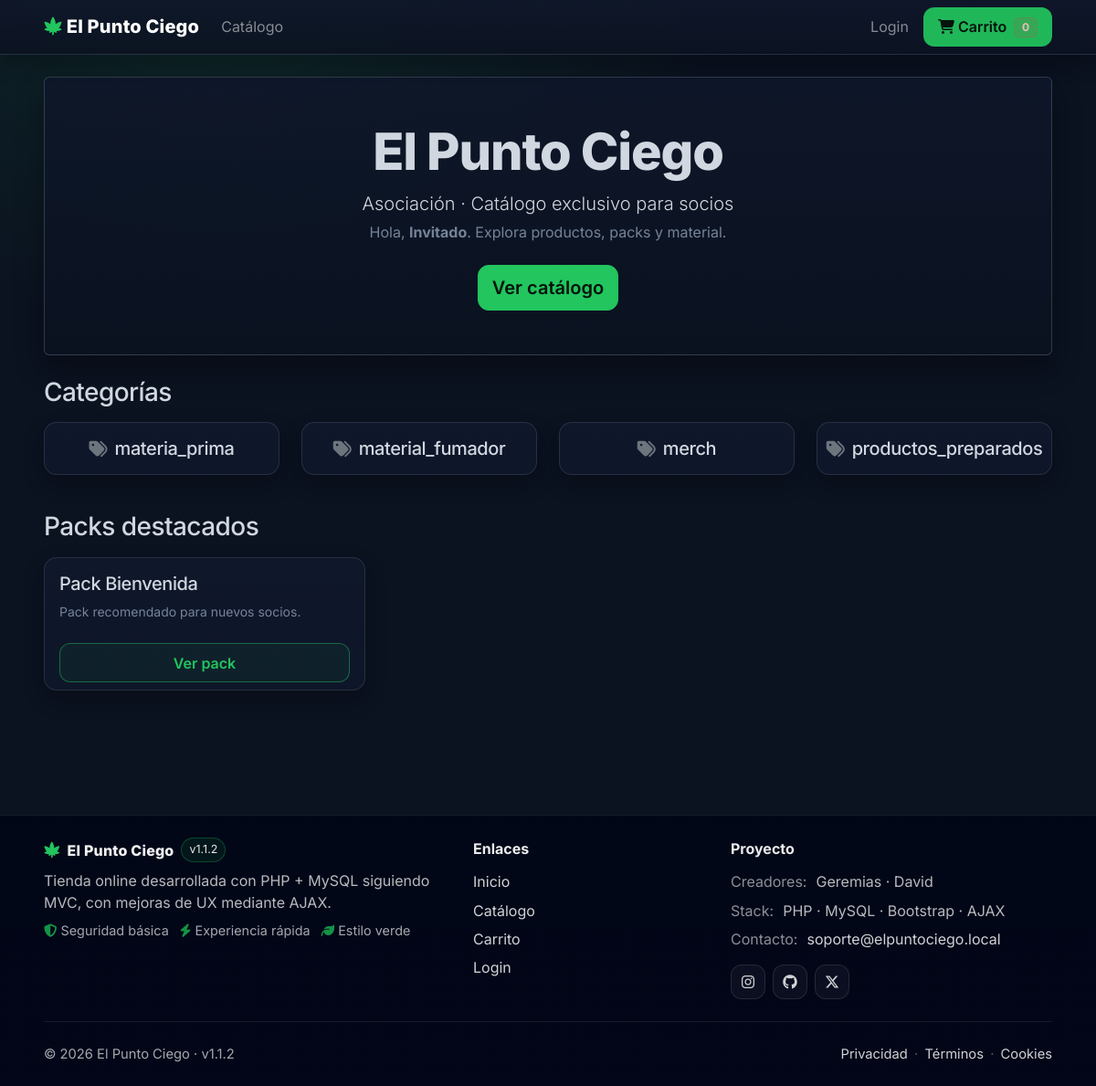
The page / on the database its author committed.
### tables this page shows
CREATE TABLE categories (
    id INT AUTO_INCREMENT,
    name VARCHAR(255) NOT NULL,
    parent_id INT NULL,
    image VARCHAR(255),
    tax_id INT NULL,
    date_create DATETIME NOT NULL DEFAULT CURRENT_TIMESTAMP,
    last_date DATETIME NULL,
    CONSTRAINT pk_categories PRIMARY KEY (id),
    CONSTRAINT fk_categories_parent
        FOREIGN KEY (parent_id) REFERENCES categories(id)
        ON DELETE SET NULL ON UPDATE CASCADE,
    CONSTRAINT fk_categories_tax
        FOREIGN KEY (tax_id) REFERENCES taxes(id)
        ON DELETE SET NULL ON UPDATE CASCADE
);

CREATE TABLE packs (
    id INT AUTO_INCREMENT,
    name VARCHAR(255) NOT NULL,
    parent_id INT NULL,
    image VARCHAR(255),
    date_create DATETIME NOT NULL DEFAULT CURRENT_TIMESTAMP,
    last_date DATETIME NULL,
    CONSTRAINT pk_packs PRIMARY KEY (id),
    CONSTRAINT fk_packs_parent
        FOREIGN KEY (parent_id) REFERENCES packs(id)
        ON DELETE SET NULL ON UPDATE CASCADE
);

### controller/home_controller.php (called while the page is built, shortened)
<?php
require_once 'model/CategoryModel.php';
require_once 'model/PackModel.php';
class HomeController {
    public function index() {
        $name = $_SESSION['user_name'] ?? 'Invitado';
        $categoryModel = new CategoryModel();
        $packModel = new PackModel();
        $categories = $categoryModel->getMainCategories();
        $packs = $packModel->getFeatured(6);
        require 'views/home.php';
        require 'views/layouts/main.php';
    }
}

### model/conectaDB.php (called while the page is built, shortened)
<?php
class DB {
	protected static $instance;
	public static function getInstance() {
		if(empty(self::$instance)) {
			$db_info = array(
				"db_host" => "localhost",
				"db_port" => "3306",
				"db_user" => "root",
				"db_pass" => "",
				"db_name" => "el_punto_ciego"
            );
			try {
				self::$instance = new PDO("mysql:host=".$db_info['db_host'].';port='.$db_info['db_port'].';dbname='.$db_info['db_name'], $db_info['db_user'], $db_info['db_pass']);
				self::$instance->setAttribute(PDO::ATTR_ERRMODE, PDO::ERRMODE_SILENT);
				self::$instance->query('SET NAMES utf8');
				self::$instance->query('SET CHARACTER SET utf8');
			} catch(PDOException $error) {
				echo $error->getMessage();
			}
		}
		return self::$instance;
	}
}
?>

### model/CategoryModel.php (called while the page is built, shortened)
<?php
require_once 'model/conectaDB.php';
class CategoryModel {
    private $db;
    public function __construct() {
        $this->db = DB::getInstance();
    }
    public function getMainCategories(): array {
        $sql = "SELECT id, name, image
                FROM categories
                WHERE parent_id IS NULL
                ORDER BY name ASC";
        $stmt = $this->db->prepare($sql);
        $stmt->execute();
        return $stmt->fetchAll(PDO::FETCH_ASSOC);
    }
}

### model/PackModel.php (called while the page is built, shortened)
<?php
require_once 'model/conectaDB.php';
class PackModel {
    private $db;
    public function __construct() {
        $this->db = DB::getInstance();
    }
    public function getFeatured(int $limit = 3): array {
        $limit = max(1, min($limit, 12));
        $sql = "SELECT id, name, image
                FROM packs
                ORDER BY date_create DESC
                LIMIT $limit";
        $stmt = $this->db->prepare($sql);
        $stmt->execute();
        return $stmt->fetchAll(PDO::FETCH_ASSOC);
    }
}

### views/home.php (the view)
<div class="p-5 mb-4 bg-light border rounded shadow-sm text-center">
    <h1 class="display-4 fw-bold">El Punto Ciego</h1>
    <p class="lead mb-1">Asociación · Catálogo exclusivo para socios</p>
    <p class="text-muted mb-4">Hola, <strong><?php echo htmlspecialchars($name); ?></strong>. Explora productos, packs y material.</p>
    <a class="btn btn-success btn-lg" href="index.php?c=product_list">Ver catálogo</a>
</div>
    <?php
        $categoryIcons = [
        'Materia prima'        => 'fa-seedling text-success',
        'Productos preparados' => 'fa-joint text-warning',
        'Material fumador'     => 'fa-fire text-danger',
        'Merch'                => 'fa-shirt text-primary',
        ];
    ?>
<h3 class="mb-3">Categorías</h3>
<div class="row">
  <?php foreach ($categories as $c): ?>
    <?php
      $iconClass = $categoryIcons[$c['name']] ?? 'fa-tags text-secondary';
    ?>
    <div class="col-md-3 mb-3">
      <a class="text-decoration-none"
         href="index.php?c=product_list&a=index&category=<?php echo (int)$c['id']; ?>">
        <div class="card shadow-sm h-100">
          <div class="card-body d-flex align-items-center justify-content-center gap-2">
            <i class="fa-solid <?php echo $iconClass; ?> fa-lg"></i>
            <h5 class="mb-0"><?php echo htmlspecialchars($c['name']); ?></h5>
          </div>
        </div>
      </a>
    </div>
  <?php endforeach; ?>
</div>
<h3 class="mt-4 mb-3">Packs destacados</h3>
<div class="row">
    <?php if (empty($packs)): ?>
        <div class="col-12">
            <div class="alert alert-info">Aún no hay packs disponibles.</div>
        </div>
    <?php else: ?>
        <?php foreach ($packs as $p): ?>
            <div class="col-md-4 mb-3">
                <div class="card shadow-sm h-100">
                    <div class="card-body">
                        <h5 class="card-title"><?php echo htmlspecialchars($p['name']); ?></h5>
                        <p class="text-muted small mb-0">Pack recomendado para nuevos socios.</p>
                    </div>
                    <div class="card-footer bg-transparent border-0">
                        <a class="btn btn-outline-success w-100" href="index.php?c=pack&a=show&id=<?php echo (int)$p['id']; ?>">
                            Ver pack
                        </a>
                    </div>
                </div>
            </div>
        <?php endforeach; ?>
    <?php endif; ?>
</div>

### public/css/styles.css (style rules this page uses)
:root { --pc-primary: #00b66a; --pc-primary-600: #16a36b; --pc-primary-700: #15803d; --pc-bg: #0b1220; --pc-surface: #0f172a; --pc-surface-2: #111c33; --pc-muted: #94a3b8; --pc-text: #e5e7eb; --pc-border: rgba(148,163,184,.18); --pc-border-2: rgba(148,163,184,.28); --pc-ring: rgba(34, 197, 94, .25); --pc-radius: 14px; --pc-radius-sm: 10px; --pc-shadow: 0 14px 30px rgba(0,0,0,.35); --pc-shadow-sm: 0 10px 22px rgba(0,0,0,.25); --pc-bg: #0b1220; --pc-surface: #0f172a; --pc-surface-2: rgba(15,23,42,.55); --pc-border: rgba(148,163,184,.18); --pc-border-2: rgba(148,163,184,.28); --pc-text: rgba(226,232,240,.92); --pc-muted: rgba(148,163,184,.78); --pc-primary: #22c55e; --pc-primary-600: #16a34a; }
html, body { font-family: Inter, system-ui, -apple-system, Segoe UI, Roboto, Arial, sans-serif; }
body, body.bg-light { background: radial-gradient(1200px 800px at 20% 0%, rgba(34,197,94,.12) 0%, rgba(11,18,32,1) 45%), radial-gradient(900px 600px at 85% 20%, rgba(34,197,94,.08) 0%, rgba(11,18,32,1) 55%), var(--pc-bg) !important; color: var(--pc-text); min-height: 100vh; }
.text-muted { color: var(--pc-muted) !important; }
.lead { color: rgba(229,231,235,.92) !important; }
.card { background: linear-gradient(180deg, var(--pc-surface) 0%, rgba(15,23,42,.92) 100%) !important; color: var(--pc-text); border-radius: var(--pc-radius); border: 1px solid var(--pc-border); box-shadow: var(--pc-shadow-sm); }
.card .card-header, .card .card-footer { background: transparent !important; border-color: var(--pc-border) !important; }
.shadow-sm, .shadow { box-shadow: var(--pc-shadow-sm) !important; }
.p-5.mb-4.bg-light.border.rounded.shadow-sm { background: linear-gradient(180deg, rgba(15,23,42,.92) 0%, rgba(11,18,32,.92) 100%) !important; border: 1px solid var(--pc-border-2) !important; box-shadow: var(--pc-shadow) !important; color: var(--pc-text) !important; }
.p-5.mb-4.bg-light.border.rounded.shadow-sm .text-muted { color: var(--pc-muted) !important; }
h1, h2, h3, h4, h5 { letter-spacing: -0.02em; color: var(--pc-text); }
.display-4, .display-5 { font-weight: 800 !important; }
.btn { border-radius: 12px; font-weight: 600; padding: .55rem .9rem; transition: transform .08s ease, box-shadow .12s ease, background-color .12s ease, border-color .12s ease; }
.btn-success, .btn-primary { background: var(--pc-primary) !important; border-color: var(--pc-primary) !important; color: #04130a !important; }
.btn-outline-success { border-color: rgba(34,197,94,.45) !important; color: var(--pc-primary) !important; background: rgba(34,197,94,.06) !important; }
a { text-decoration: none; }

### rows shown on the page
categories: name "materia_prima"
categories: name "material_fumador"
categories: name "merch"
categories: name "productos_preparados"
packs: name "Pack Bienvenida"

### other values the page prints
$name "Invitado"
$appName "El Punto Ciego"
$appVersion "v1.1.2"
implode(' · ', $creators) "Geremias · David"
